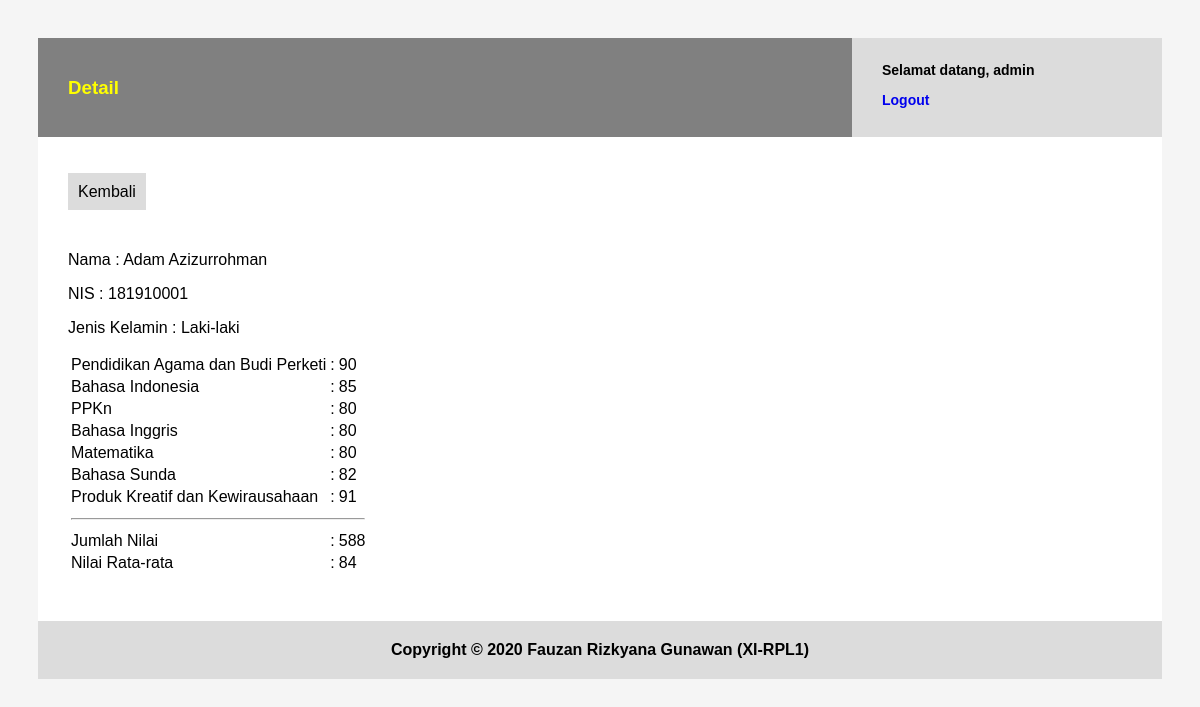
Screenshot of /detail.php?id=6 (signed in) with the database file from the repository.
### tables this page shows
CREATE TABLE `t_nilai_siswa` (
  `id` int(11) NOT NULL,
  `nis` int(11) NOT NULL,
  `nama` varchar(255) NOT NULL,
  `jenis_kelamin` varchar(255) NOT NULL,
  `nilai_pabp` int(11) NOT NULL DEFAULT 0,
  `nilai_b_indo` int(11) NOT NULL DEFAULT 0,
  `nilai_ppkn` int(11) NOT NULL DEFAULT 0,
  `nilai_b_ing` int(11) NOT NULL DEFAULT 0,
  `nilai_mtk` int(11) NOT NULL DEFAULT 0,
  `nilai_b_sund` int(11) NOT NULL DEFAULT 0,
  `nilai_pkk` int(11) NOT NULL DEFAULT 0
);

### detail.php (the view, shortened to what this page needs)
<?php
function getDataById($id)
{
    $koneksi = koneksiDatabase();
    $data = mysqli_query($koneksi, "select * from t_nilai_siswa where id=$id");
    $hasil = mysqli_fetch_array($data);
    return $hasil;
}
$s = getDataById($_GET['id']);
?>
<!DOCTYPE html>
<html lang="en">
<head>
    <link rel="stylesheet" href="style.css">
</head>
<body>
    <div class="header">
        <div class="header-title">
            <h3>Detail</h3>
        </div>
        <div class="profile">
            <p>Selamat datang, <?= $_SESSION['username'] ?></p>
            <a href="auth?action=logout">Logout</a>
        </div>
    </div>
    <div class="content">
        <p><a href="index.php" class="button-secondary">Kembali</a></p>
        <div class="detail">
            <p>Nama : <?= $s['nama']; ?></p>
            <p>NIS : <?= $s['nis']; ?></p>
            <p>Jenis Kelamin : <?= $s['jenis_kelamin'] ?></p>
            <p>
                <table>
                    <tr>
                        <td>Pendidikan Agama dan Budi Perketi</td>
                        <td>:</td>
                        <td><?= $s['nilai_pabp'] ?></td>
                    </tr>
                    <tr>
                        <td>Bahasa Indonesia</td>
                        <td>:</td>
                        <td><?= $s['nilai_b_indo'] ?></td>
                    </tr>
                    <tr>
                        <td>PPKn</td>
                        <td>:</td>
                        <td><?= $s['nilai_ppkn'] ?></td>
                    </tr>
                    <tr>
                        <td>Bahasa Inggris</td>
                        <td>:</td>
                        <td><?= $s['nilai_b_ing'] ?></td>
                    </tr>
                    <tr>
                        <td>Matematika</td>
                        <td>:</td>
                        <td><?= $s['nilai_mtk'] ?></td>
                    </tr>
                    <tr>
                        <td>Bahasa Sunda</td>
                        <td>:</td>
                        <td><?= $s['nilai_b_sund'] ?></td>
                    </tr>
                    <tr>
                        <td>Produk Kreatif dan Kewirausahaan</td>
                        <td>:</td>
                        <td><?= $s['nilai_pkk'] ?></td>
                    </tr>
                    <tr>
                        <td colspan="3">
                            <hr>
                        </td>
                    </tr>
                    <tr>
                        <td>Jumlah Nilai</td>
                        <td>:</td>
                        <td><?= $jumlah = $s['nilai_pabp'] + $s['nilai_b_indo'] + $s['nilai_ppkn'] + $s['nilai_b_ing'] + $s['nilai_mtk'] + $s['nilai_b_sund'] + $s['nilai_pkk']; ?></td>
                    </tr>
                    <tr>
                        <td>Nilai Rata-rata</td>
                        <td>:</td>
                        <td><?= $nilaiRata = $jumlah / 7; ?></td>
                    </tr>
                </table>
            </p>
        </div>
    </div>
    <div class="footer">
        Copyright &copy; <?= date('Y', time()); ?> Fauzan Rizkyana Gunawan (XI-RPL1)
    </div>
</body>
</html>

### style.css (style rules this page uses)
body { padding: 30px; background: whitesmoke; font-family: Arial, Helvetica, sans-serif; color: black; }
.header { background: gray; padding: 20px 30px 20px 30px; }
.header-title { color: yellow; }
.profile { background: gainsboro; width: 250px; height: 79px; padding: 10px 30px 10px 30px; font-weight: bold; font-size: 14px; position: absolute; right: 38px; top: 38px; }
.content { background: white; width: auto; padding: 30px; }
.footer { padding: 20px; text-align: center; background: gainsboro; font-weight: bold; }
a { text-decoration: none; }
a.button-secondary { background: gainsboro; padding: 10px; color: black; }
.detail { margin-top: 50px; }

### rows the page displays
t_nilai_siswa: nama "Adam Azizurrohman", nis "181910001", jenis_kelamin "Laki-laki", nilai_pabp "90", nilai_b_indo "85", nilai_ppkn "80", nilai_b_ing "80", nilai_mtk "80", nilai_b_sund "82", nilai_pkk "91", nilai_pabp+nilai_b_indo+nilai_ppkn "588", $nilaiRata = $jumlah / 7 "84"

### other values shown
$_SESSION['username'] "admin"
